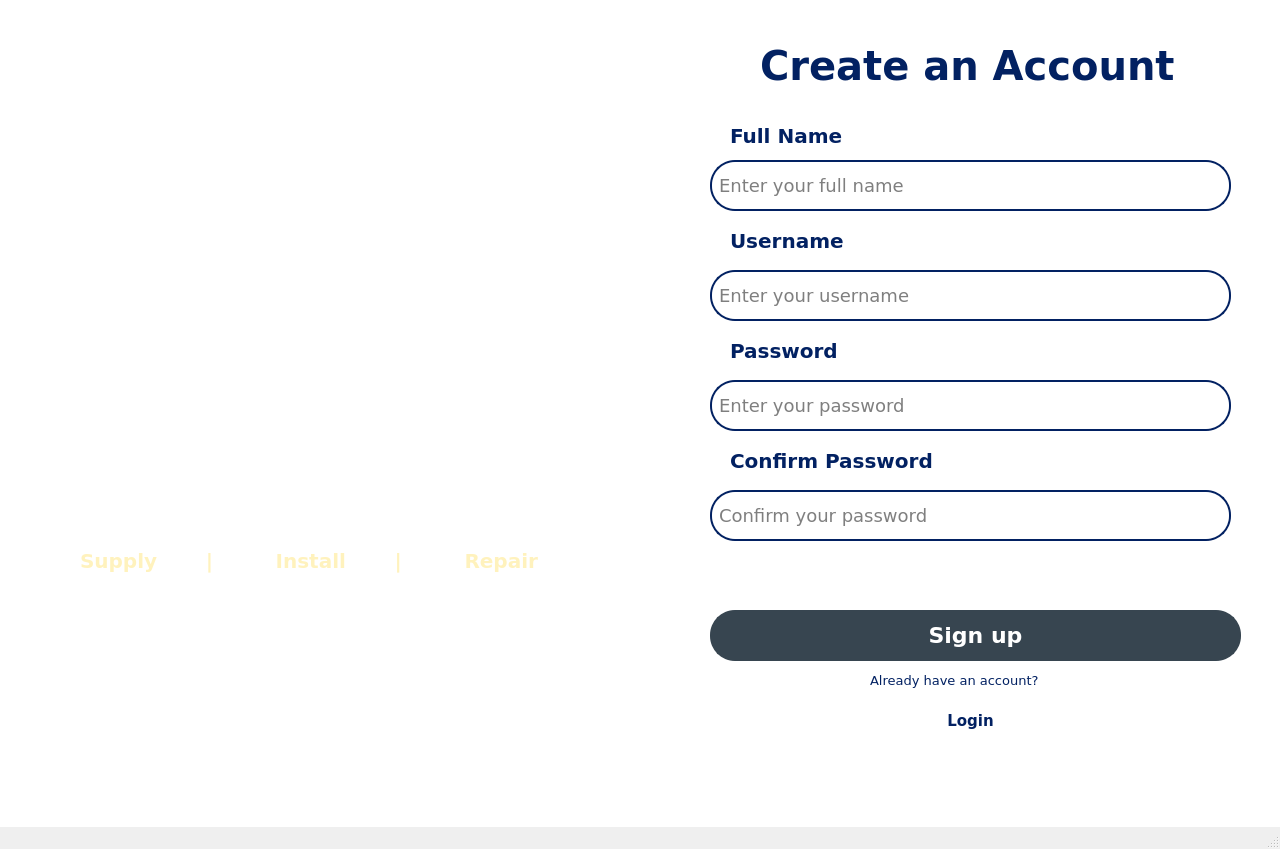
<?xml version="1.0" encoding="UTF-8"?>
<ui version="4.0">
 <class>OwnrSIGNUP</class>
 <widget class="QMainWindow" name="OwnrSIGNUP">
  <property name="geometry">
   <rect>
    <x>0</x>
    <y>0</y>
    <width>1280</width>
    <height>849</height>
   </rect>
  </property>
  <property name="windowTitle">
   <string>MainWindow</string>
  </property>
  <widget class="QWidget" name="centralwidget">
   <property name="styleSheet">
    <string notr="true">background-color: white;</string>
   </property>
   <widget class="QLabel" name="PIC">
    <property name="geometry">
     <rect>
      <x>0</x>
      <y>0</y>
      <width>1291</width>
      <height>791</height>
     </rect>
    </property>
    <property name="minimumSize">
     <size>
      <width>100</width>
      <height>40</height>
     </size>
    </property>
    <property name="text">
     <string/>
    </property>
    <property name="pixmap">
     <pixmap resource="resources.qrc">:/images/PIC_log_sign_in.png</pixmap>
    </property>
    <property name="scaledContents">
     <bool>true</bool>
    </property>
   </widget>
   <widget class="QLabel" name="label">
    <property name="geometry">
     <rect>
      <x>130</x>
      <y>120</y>
      <width>411</width>
      <height>251</height>
     </rect>
    </property>
    <property name="styleSheet">
     <string notr="true">background-color: transparent;</string>
    </property>
    <property name="text">
     <string/>
    </property>
    <property name="pixmap">
     <pixmap resource="resources.qrc">:/images/JJLOGO.png</pixmap>
    </property>
    <property name="scaledContents">
     <bool>true</bool>
    </property>
   </widget>
   <widget class="QLabel" name="label_2">
    <property name="geometry">
     <rect>
      <x>760</x>
      <y>20</y>
      <width>431</width>
      <height>91</height>
     </rect>
    </property>
    <property name="font">
     <font>
      <family>Verdana</family>
      <pointsize>-1</pointsize>
      <weight>87</weight>
      <bold>true</bold>
     </font>
    </property>
    <property name="styleSheet">
     <string notr="true">color: #022162;
font-size: 40px;
font-weight: 700;
font-family: &quot;Verdana&quot;, sans-serif; 
background: transparent;</string>
    </property>
    <property name="text">
     <string>Create an Account</string>
    </property>
    <property name="scaledContents">
     <bool>true</bool>
    </property>
   </widget>
   <widget class="QLabel" name="label_3">
    <property name="geometry">
     <rect>
      <x>730</x>
      <y>110</y>
      <width>151</width>
      <height>51</height>
     </rect>
    </property>
    <property name="font">
     <font>
      <family>Verdana</family>
      <pointsize>-1</pointsize>
      <weight>87</weight>
      <bold>true</bold>
     </font>
    </property>
    <property name="styleSheet">
     <string notr="true">color: #022162;
font-size: 20px;
font-weight: 700;
font-family: &quot;Verdana&quot;, sans-serif; 
background: transparent;</string>
    </property>
    <property name="text">
     <string>Full Name</string>
    </property>
    <property name="scaledContents">
     <bool>true</bool>
    </property>
   </widget>
   <widget class="QLabel" name="label_4">
    <property name="geometry">
     <rect>
      <x>730</x>
      <y>210</y>
      <width>151</width>
      <height>61</height>
     </rect>
    </property>
    <property name="font">
     <font>
      <family>Verdana</family>
      <pointsize>-1</pointsize>
      <weight>87</weight>
      <bold>true</bold>
     </font>
    </property>
    <property name="styleSheet">
     <string notr="true">color: #022162;
font-size: 20px;
font-weight: 700;
font-family: &quot;Verdana&quot;, sans-serif; 
background: transparent;</string>
    </property>
    <property name="text">
     <string>Username</string>
    </property>
    <property name="scaledContents">
     <bool>true</bool>
    </property>
   </widget>
   <widget class="QLabel" name="label_6">
    <property name="geometry">
     <rect>
      <x>870</x>
      <y>670</y>
      <width>231</width>
      <height>21</height>
     </rect>
    </property>
    <property name="font">
     <font>
      <family>Verdana</family>
      <pointsize>10</pointsize>
      <weight>50</weight>
      <bold>false</bold>
     </font>
    </property>
    <property name="styleSheet">
     <string notr="true">color: #022162;</string>
    </property>
    <property name="text">
     <string>Already have an account?</string>
    </property>
    <property name="scaledContents">
     <bool>true</bool>
    </property>
   </widget>
   <widget class="QLineEdit" name="owner_enterfullname">
    <property name="geometry">
     <rect>
      <x>710</x>
      <y>160</y>
      <width>521</width>
      <height>51</height>
     </rect>
    </property>
    <property name="minimumSize">
     <size>
      <width>100</width>
      <height>40</height>
     </size>
    </property>
    <property name="font">
     <font>
      <family>Verdana</family>
      <pointsize>-1</pointsize>
     </font>
    </property>
    <property name="styleSheet">
     <string notr="true">border: 2px solid #022162; 
border-radius: 25px; 
padding: 5px;
font-size: 18px;
font-family: &quot;Verdana&quot;, sans-serif; </string>
    </property>
    <property name="placeholderText">
     <string>Enter your full name</string>
    </property>
   </widget>
   <widget class="QLineEdit" name="owner_enterusername">
    <property name="geometry">
     <rect>
      <x>710</x>
      <y>270</y>
      <width>521</width>
      <height>51</height>
     </rect>
    </property>
    <property name="minimumSize">
     <size>
      <width>100</width>
      <height>40</height>
     </size>
    </property>
    <property name="font">
     <font>
      <family>Verdana</family>
      <pointsize>-1</pointsize>
     </font>
    </property>
    <property name="styleSheet">
     <string notr="true">border: 2px solid #022162; 
border-radius: 25px; 
padding: 5px;
font-size: 18px;
font-family: &quot;Verdana&quot;, sans-serif; </string>
    </property>
    <property name="placeholderText">
     <string>Enter your username</string>
    </property>
   </widget>
   <widget class="QPushButton" name="pushButton_signup">
    <property name="geometry">
     <rect>
      <x>710</x>
      <y>610</y>
      <width>531</width>
      <height>51</height>
     </rect>
    </property>
    <property name="minimumSize">
     <size>
      <width>100</width>
      <height>40</height>
     </size>
    </property>
    <property name="font">
     <font>
      <family>Verdana</family>
      <pointsize>-1</pointsize>
      <weight>87</weight>
      <bold>true</bold>
     </font>
    </property>
    <property name="styleSheet">
     <string notr="true">border: 2px solid #374550; 
border-radius: 25px; 
padding: 5px; 
font-size: 22px;
font-weight: 700;
font-family: &quot;Verdana&quot;, sans-serif; 
background-color: #374550; 
color: white;</string>
    </property>
    <property name="text">
     <string>Sign up</string>
    </property>
   </widget>
   <widget class="QLabel" name="label_5">
    <property name="geometry">
     <rect>
      <x>60</x>
      <y>390</y>
      <width>531</width>
      <height>51</height>
     </rect>
    </property>
    <property name="font">
     <font>
      <family>Verdana</family>
      <pointsize>-1</pointsize>
      <weight>87</weight>
      <bold>true</bold>
     </font>
    </property>
    <property name="styleSheet">
     <string notr="true">color: #ffffff;
font-size: 27px;
font-weight: 700;
font-family: &quot;Verdana&quot;, sans-serif; 
background: transparent;
</string>
    </property>
    <property name="text">
     <string>J &amp; J Roofsteel and Gutter Supply</string>
    </property>
    <property name="scaledContents">
     <bool>true</bool>
    </property>
    <property name="alignment">
     <set>Qt::AlignCenter</set>
    </property>
   </widget>
   <widget class="QLabel" name="label_7">
    <property name="geometry">
     <rect>
      <x>160</x>
      <y>440</y>
      <width>321</width>
      <height>41</height>
     </rect>
    </property>
    <property name="font">
     <font>
      <family>Verdana</family>
      <pointsize>-1</pointsize>
      <weight>87</weight>
      <bold>true</bold>
     </font>
    </property>
    <property name="styleSheet">
     <string notr="true">color: #ffffff;
font-size: 23px;
font-weight: 700;
font-family: &quot;Verdana&quot;, sans-serif; 
background: transparent;
</string>
    </property>
    <property name="text">
     <string>Moalboal Branch</string>
    </property>
    <property name="scaledContents">
     <bool>true</bool>
    </property>
    <property name="alignment">
     <set>Qt::AlignCenter</set>
    </property>
   </widget>
   <widget class="QLabel" name="label_8">
    <property name="geometry">
     <rect>
      <x>80</x>
      <y>540</y>
      <width>481</width>
      <height>41</height>
     </rect>
    </property>
    <property name="font">
     <font>
      <family>Verdana</family>
      <pointsize>-1</pointsize>
      <weight>87</weight>
      <bold>true</bold>
     </font>
    </property>
    <property name="styleSheet">
     <string notr="true">color: #fff2bd; 
font-size: 20px; 
font-weight: 700;
font-family: &quot;Verdana&quot;, sans-serif; 
background: transparent; 
</string>
    </property>
    <property name="text">
     <string>Supply       |         Install       |         Repair    </string>
    </property>
   </widget>
   <widget class="QPushButton" name="pushButton_backtologin">
    <property name="geometry">
     <rect>
      <x>920</x>
      <y>700</y>
      <width>101</width>
      <height>41</height>
     </rect>
    </property>
    <property name="minimumSize">
     <size>
      <width>100</width>
      <height>40</height>
     </size>
    </property>
    <property name="font">
     <font>
      <family>Verdana</family>
      <pointsize>-1</pointsize>
      <weight>87</weight>
      <bold>true</bold>
     </font>
    </property>
    <property name="styleSheet">
     <string notr="true">border-radius: 25px; 
padding: 5px; 
font-size: 15px;
font-weight: 700;
font-family: &quot;Verdana&quot;, sans-serif; 
background-color: transparent; 
color: #022162;</string>
    </property>
    <property name="text">
     <string>Login</string>
    </property>
   </widget>
   <widget class="QLineEdit" name="owner_enterpassword">
    <property name="geometry">
     <rect>
      <x>710</x>
      <y>380</y>
      <width>521</width>
      <height>51</height>
     </rect>
    </property>
    <property name="minimumSize">
     <size>
      <width>100</width>
      <height>40</height>
     </size>
    </property>
    <property name="font">
     <font>
      <family>Verdana</family>
      <pointsize>-1</pointsize>
     </font>
    </property>
    <property name="styleSheet">
     <string notr="true">border: 2px solid #022162; 
border-radius: 25px; 
padding: 5px;
font-size: 18px;
font-family: &quot;Verdana&quot;, sans-serif; </string>
    </property>
    <property name="placeholderText">
     <string>Enter your password</string>
    </property>
   </widget>
   <widget class="QLabel" name="label_9">
    <property name="geometry">
     <rect>
      <x>730</x>
      <y>320</y>
      <width>151</width>
      <height>61</height>
     </rect>
    </property>
    <property name="font">
     <font>
      <family>Verdana</family>
      <pointsize>-1</pointsize>
      <weight>87</weight>
      <bold>true</bold>
     </font>
    </property>
    <property name="styleSheet">
     <string notr="true">color: #022162;
font-size: 20px;
font-weight: 700;
font-family: &quot;Verdana&quot;, sans-serif; 
background: transparent;</string>
    </property>
    <property name="text">
     <string>Password</string>
    </property>
    <property name="scaledContents">
     <bool>true</bool>
    </property>
   </widget>
   <widget class="QLineEdit" name="owner_confirmpass">
    <property name="geometry">
     <rect>
      <x>710</x>
      <y>490</y>
      <width>521</width>
      <height>51</height>
     </rect>
    </property>
    <property name="minimumSize">
     <size>
      <width>100</width>
      <height>40</height>
     </size>
    </property>
    <property name="font">
     <font>
      <family>Verdana</family>
      <pointsize>-1</pointsize>
     </font>
    </property>
    <property name="styleSheet">
     <string notr="true">border: 2px solid #022162; 
border-radius: 25px; 
padding: 5px;
font-size: 18px;
font-family: &quot;Verdana&quot;, sans-serif; </string>
    </property>
    <property name="placeholderText">
     <string>Confirm your password</string>
    </property>
   </widget>
   <widget class="QLabel" name="label_10">
    <property name="geometry">
     <rect>
      <x>730</x>
      <y>430</y>
      <width>361</width>
      <height>61</height>
     </rect>
    </property>
    <property name="font">
     <font>
      <family>Verdana</family>
      <pointsize>-1</pointsize>
      <weight>87</weight>
      <bold>true</bold>
     </font>
    </property>
    <property name="styleSheet">
     <string notr="true">color: #022162;
font-size: 20px;
font-weight: 700;
font-family: &quot;Verdana&quot;, sans-serif; 
background: transparent;</string>
    </property>
    <property name="text">
     <string>Confirm Password</string>
    </property>
    <property name="scaledContents">
     <bool>true</bool>
    </property>
   </widget>
  </widget>
  <widget class="QMenuBar" name="menubar">
   <property name="geometry">
    <rect>
     <x>0</x>
     <y>0</y>
     <width>1280</width>
     <height>26</height>
    </rect>
   </property>
  </widget>
  <widget class="QStatusBar" name="statusbar"/>
 </widget>
 <resources>
  <include location="resources.qrc"/>
 </resources>
 <connections/>
</ui>
